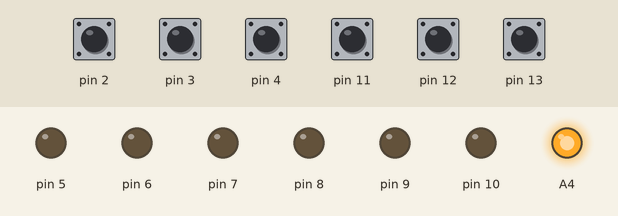
Simulated run of this sketch. Board: Arduino Uno, built with avr-gcc and run on an emulated ATmega328P. On the bench: output pins drawn as LEDs (lit = HIGH). Inputs (shaded band) come from the test bench; at power-on: pin 2–4, pin 11–13 HIGH.

Above: at 0.8 s.
0.9 s: pin 2 pulled LOW for 0.15 s
At 1.3 s:
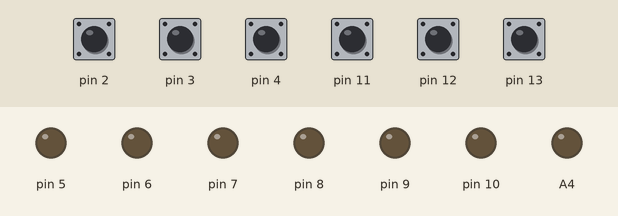
2.5 s: pin 4 pulled LOW for 0.15 s
At 3.2 s:
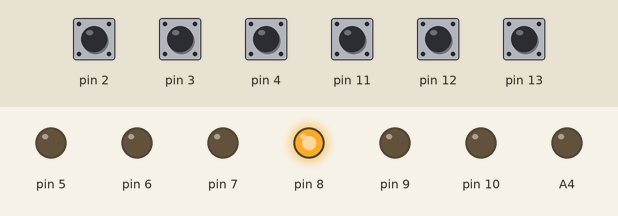
4.1 s: pin 3 pulled LOW for 0.15 s
At 4.9 s:
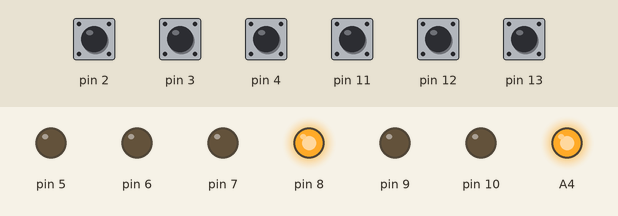
5.7 s: pin 11 pulled LOW for 0.15 s
At 6.8 s:
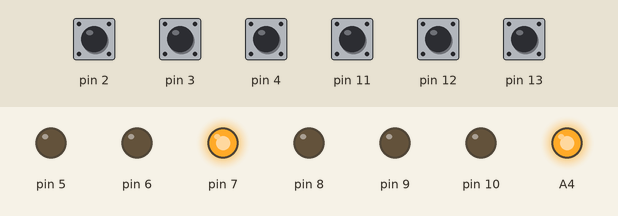
7.3 s: pin 12 pulled LOW for 0.15 s
At 8.1 s:
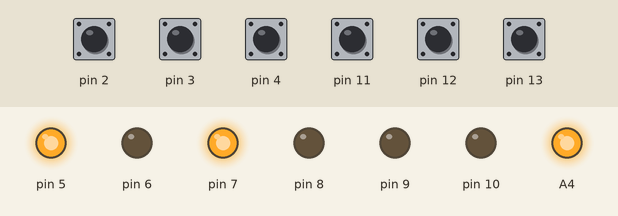
8.9 s: pin 13 pulled LOW for 0.15 s
At 10.5 s:
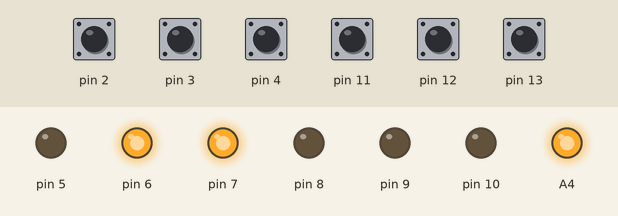
Timing chart, 0 to 11.5 s (numbered marks = the images above; inputs shaded):
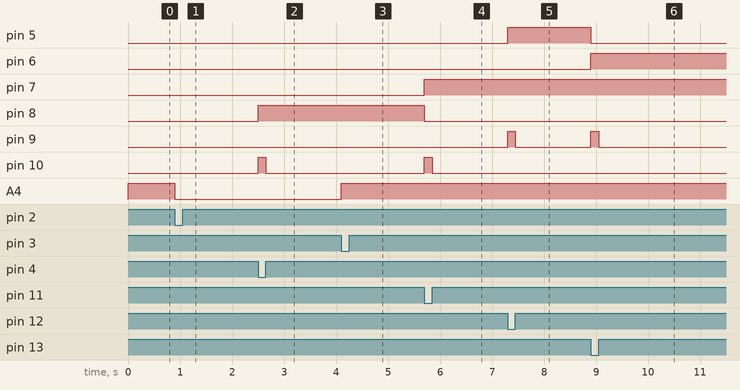

The sketch:

Pult2.ino
```cpp
//#define SENSOR_LEFT 3
//#define SENSOR_RIGHT 2

//Пины 5-10 заняты
void LeftBackward()
{
  //Left backward
  digitalWrite(7, LOW);
  digitalWrite(8, HIGH);
  analogWrite(10, 255);
}

void LeftForward()
{
  //Left forward
  digitalWrite(7, HIGH);
  digitalWrite(8, LOW);
  analogWrite(10, 255);
}

void RightForward()
{
  //Right backward
  digitalWrite(5, HIGH);
  digitalWrite(6, LOW);
  analogWrite(9, 255);
}

void RightBackward()
{
  //Right backward
  digitalWrite(5, LOW);
  digitalWrite(6, HIGH);
  analogWrite(9, 255);
}

void LeftStop()
{
  //Left stop
  analogWrite(10, 0);
}

void RightStop()
{
  //Right stop
  analogWrite(9, 0);
}

void setup()
{
  // put your setup code here, to run once:

  //
  pinMode(5, OUTPUT);
  pinMode(6, OUTPUT);
  pinMode(7, OUTPUT);
  pinMode(8, OUTPUT);
  pinMode(9, OUTPUT);
  pinMode(10, OUTPUT);

  pinMode(13, INPUT_PULLUP);
  pinMode(12, INPUT_PULLUP);
  pinMode(11, INPUT_PULLUP);
  pinMode(4 , INPUT_PULLUP);

  pinMode(2, INPUT_PULLUP);
  pinMode(3, INPUT_PULLUP);

  pinMode(A4, OUTPUT);  digitalWrite(A4, HIGH);


  //pinMode(SENSOR_RIGHT, INPUT);
  //pinMode(SENSOR_LEFT, INPUT);

  while(true)
  {
    bool L_FWD = !digitalRead(11);
    bool L_BWD = !digitalRead(4);
    bool R_FWD = !digitalRead(12);
    bool R_BWD = !digitalRead(13);

    bool ACT_UP = !digitalRead(2);
    bool ACT_DOWN = !digitalRead(3);

    if(L_FWD)
      LeftForward();
    else if(L_BWD)
      LeftBackward();
    else
      LeftStop();

    if(R_FWD)
      RightForward();
    else if(R_BWD)
      RightBackward();
    else
      RightStop();

    if(ACT_UP)
      digitalWrite(A4, LOW);
    if(ACT_DOWN)
      digitalWrite(A4, HIGH);
  }

}

void loop() {
}
```

Measured:
- after the input at 0.9 s, A4: HIGH → LOW at once
- after the input at 2.5 s, pin 8: LOW → HIGH at once; pin 10: LOW → HIGH at once, → LOW 0.15 s later
- after the input at 4.1 s, A4: LOW → HIGH at once
- after the input at 5.7 s, pin 7: LOW → HIGH at once; pin 8: HIGH → LOW at once; pin 10: LOW → HIGH at once, → LOW 0.15 s later
- after the input at 7.3 s, pin 5: LOW → HIGH at once; pin 9: LOW → HIGH at once, → LOW 0.15 s later
- after the input at 8.9 s, pin 5: HIGH → LOW at once; pin 6: LOW → HIGH at once; pin 9: LOW → HIGH at once, → LOW 0.15 s later
